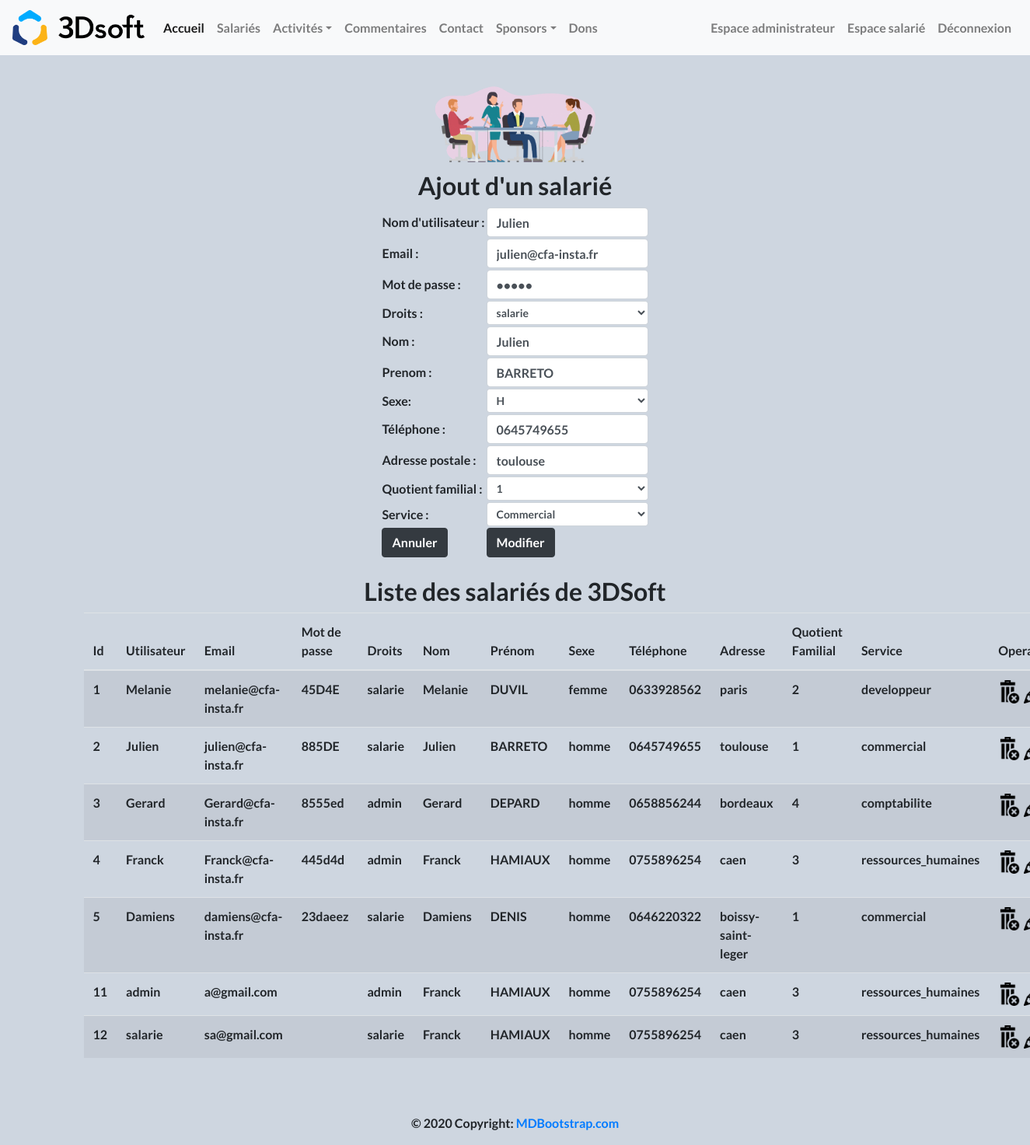
Page /index.php?page=2&action=edit&idutilisateur=2 (signed in) on the committed database.
### tables this page shows
CREATE TABLE utilisateur(
        idutilisateur Int  Auto_increment  NOT NULL ,
        username      Varchar (20),
        password      Varchar (20),
        email         Varchar (40),
		droits        Enum("salarie", "admin", "sponsor") NOT NULL,
		PRIMARY KEY (idutilisateur)
);

CREATE TABLE salarie(
        idutilisateur Int NOT NULL ,
        nom           Varchar (20),
        prenom        Varchar (20),
        tel           Varchar (15),
        adresse       Varchar (80),
        quotient_fam  Enum ("1","2","3","4","5"),
        service       Enum ("comptabilite","developpeur","commercial","ressources_humaines"),
        sexe          Enum ("homme","femme"),
		FOREIGN KEY (idutilisateur) REFERENCES utilisateur(idutilisateur)
);

### modele/modele.class.php (called while the page is built, shortened)
<?php
	class Modele {
		private $unPdo , $uneTable;
		public function   __construct ($serveur, $bdd, $user, $mdp)
		{
			$this->unPdo =null;
			try {
				$this->unPdo = new PDO ("mysql:host=".$serveur.";dbname=".$bdd, $user, $mdp);
			}
			catch (PDOException $exp){
				echo "Erreur de connexion au serveur : ".$serveur."/".$bdd ;
			}
			$this->unPdo->setAttribute( PDO::ATTR_ERRMODE, PDO::ERRMODE_WARNING );
		}
		public function setTable ($uneTable)
		{
			$this->uneTable = $uneTable;
		}
		public function selectWhere ($tab)
		{
			if ($this->unPdo != null){
				$listeChamps = array();
				$donnees =array();
				foreach ($tab as $cle => $valeur) {
					$listeChamps[] = $cle." = ".":".$cle ;
					$donnees[":".$cle] = $valeur;
				}
				$chaineChamps = implode(" and ", $listeChamps);
				$requete = "select * from   ".$this->uneTable. " where ".$chaineChamps.";" ;
				$select = $this->unPdo->prepare ($requete);
				$select->execute ($donnees);
				return $select->fetch();
			}
			else
			{
				return null;
			}
		}
	}
?>

### controleur/controleur.class.php (called while the page is built, shortened)
<?php
	require_once ("modele/modele.class.php");
	class Controleur {
		private $unModele ;
		public function   __construct ($serveur, $bdd, $user, $mdp){
			$this->unModele = new Modele ($serveur, $bdd, $user, $mdp);
		}
		public function setTable ($uneTable)
		{
			$this->unModele->setTable($uneTable);
		}
		public function selectWhere ($tab)
		{
			return $this->unModele->selectWhere($tab);
		}
	}
?>

### vue/vue_insert_salarie.php (the view, shortened to what this page needs)
<h2> Ajout d'un salarié </h2>
<form method ="post" action ="">
	<table>
        <tr>
			<td> Nom d'utilisateur : </td>
			<td> <input type="text" class="form-control" required="required" name="username" value ="<?php echo ($lUtilisateur!=null) ? $lUtilisateur['username']:""; ?>" ></td>
		</tr>
        <tr>
			<td> Email : </td>
			<td> <input type="text" class="form-control" required="required" name="email" value ="<?php echo ($lUtilisateur!=null) ? $lUtilisateur['email']:""; ?>" ></td>
		</tr>
        <tr>
			<td> Mot de passe : </td>
			<td> <input type="password" class="form-control" required="required" name="password" value ="<?php echo ($lUtilisateur!=null) ? $lUtilisateur['password']:""; ?>" ></td>
		</tr>
		<tr>
			<td> Droits : </td>
			<td>
				<select name='droits' class="form-control form-control-sm">
					<?php
						if ($lUtilisateur == null) {
							echo "<option value='salarie'>salarie</option>
								  <option value='admin'>admin</option>";
						} else if ($lUtilisateur['droits'] == "salarie") {
							echo "<option value='salarie' selected>salarie</option>
								  <option value='admin'>admin</option>";
						} else if ($lUtilisateur['droits'] == "admin") {
							echo "<option value='salarie' selected>salarie</option>
								  <option value='admin' selected>admin</option>";
						}
					?>
				</select>
			</td>
		</tr>
		<tr>
			<td> Nom : </td>
			<td> <input type="text" class="form-control" required="required" name="nom" value ="<?php echo ($leSalarie!=null) ? $leSalarie['nom']:""; ?>" ></td>
		</tr>
        <tr>
			<td> Prenom : </td>
			<td> <input type="text" class="form-control" required="required" name="prenom" value ="<?php echo ($leSalarie!=null) ? $leSalarie['prenom']:""; ?>" ></td>
		</tr>
        <tr>
			<td> Sexe: </td>
			<td>
                <select name='sexe' class="form-control form-control-sm">
					<?php
						if ($leSalarie == null) {
							echo "<option value='homme'>H</option>
								  <option value='femme'>F</option>";
						} else if ($leSalarie['sexe'] == "homme") {
							echo "<option value='homme' selected>H</option>
								  <option value='femme'>F</option>";
						} else if ($leSalarie['sexe'] == "femme") {
							echo "<option value='homme'>H</option>
								  <option value='femme' selected>F</option>";
						}
					?>
                </select>
            </td>
		</tr>
        <tr>
			<td> Téléphone :</td>
			<td> <input type="text" class="form-control" required="required" name="tel"  value ="<?php echo ($leSalarie!=null) ? $leSalarie['tel']:""; ?>">  </td>
		</tr>
		<tr>
			<td>Adresse postale : </td>
			<td> <input type="text" class="form-control" required="required" name="adresse" value ="<?php echo ($leSalarie!=null) ? $leSalarie['adresse']:""; ?>">  </td>
		</tr>
        <tr>
			<td> Quotient familial : </td>
			<td>
                <select name='quotient_fam' class="form-control form-control-sm">
					<?php
						if ($leSalarie == null) {
							echo "<option value='1'>1</option>
								  <option value='2'>2</option>
								  <option value='3'>3</option>
								  <option value='4'>4</option>
								  <option value='5'>5</option>";
						} else if ($leSalarie['quotient_fam'] == "1") {
							echo "<option value='1' selected>1</option>
								  <option value='2'>2</option>
								  <option value='3'>3</option>
								  <option value='4'>4</option>
								  <option value='5'>5</option>";
						} else if ($leSalarie['quotient_fam'] == "2") {
							echo "<option value='1'>1</option>
								  <option value='2' selected>2</option>
								  <option value='3'>3</option>
								  <option value='4'>4</option>
								  <option value='5'>5</option>";
						} else if ($leSalarie['quotient_fam'] == "3") {
							echo "<option value='1'>1</option>
								  <option value='2'>2</option>
								  <option value='3' selected>3</option>
								  <option value='4'>4</option>
								  <option value='5'>5</option>";
						} else if ($leSalarie['quotient_fam'] == "4") {
							echo "<option value='1'>1</option>
								  <option value='2'>2</option>
								  <option value='3'>3</option>
								  <option value='4' selected>4</option>
								  <option value='5'>5</option>";
						} else if ($leSalarie['quotient_fam'] == "5") {
							echo "<option value='1'>1</option>
								  <option value='2'>2</option>
								  <option value='3'>3</option>
								  <option value='4'>4</option>
								  <option value='5' selected>5</option>";
						}
					?>
			    </select>
        </td>
		</tr>
		<tr>
			<td> Service : </td>
			<td>
				<select name='service' class="form-control form-control-sm">
						<?php
							if ($leSalarie == null) {
								echo "<option value='comptabilite'>Comptabilité</option>
									  <option value='developpeur'>Développeur</option>
									  <option value='commercial'>Commercial</option>
									  <option value='ressources_humaines'>Ressources humaines</option>";
							} else if ($leSalarie['service'] == "comptabilite") {
								echo "<option value='comptabilite' selected>Comptabilité</option>
									  <option value='developpeur'>Développeur</option>
									  <option value='commercial'>Commercial</option>
									  <option value='ressources_humaines'>Ressources humaines</option>";
							} else if ($leSalarie['service'] == "developpeur") {
								echo "<option value='comptabilite'>Comptabilité</option>
									  <option value='developpeur' selected>Développeur</option>
									  <option value='commercial'>Commercial</option>
									  <option value='ressources_humaines'>Ressources humaines</option>";
							} else if ($leSalarie['service'] == "commercial") {
								echo "<option value='comptabilite'>Comptabilité</option>
									  <option value='developpeur'>Développeur</option>
									  <option value='commercial' selected>Commercial</option>
									  <option value='ressources_humaines'>Ressources humaines</option>";
							} else if ($leSalarie['service'] == "ressources_humaines") {
								echo "<option value='comptabilite'>Comptabilité</option>
									  <option value='developpeur'>Développeur</option>
									  <option value='commercial'>Commercial</option>
									  <option value='ressources_humaines' selected>Ressources humaines</option>";
							}
						?>
					</select>
            </td>
		</tr>
		<td>  <input type="reset" class='btn btn-dark' name="annnuler" value ="Annuler"></td>
		<td> <input type="submit"
			<?php echo ($leSalarie!=null) ? " class='btn btn-dark' name='modifier' value='Modifier' " : " class='btn btn-dark' name='valider' value='Valider' "; ?>
			>
	</table>
</form>

### rows in the picture
utilisateur: username "Julien", email "julien@cfa-insta.fr", droits "salarie"
salarie: nom "Julien", prenom "BARRETO", sexe "H", tel "0645749655", adresse "toulouse", quotient_fam "1", service "Commercial"

### other values in the picture
$unUtilisateurSalarie['idutilisateur'] "1"
$unUtilisateurSalarie['username'] "Melanie"
$unUtilisateurSalarie['email'] "melanie@cfa-insta.fr"
$unUtilisateurSalarie['password'] "45D4E"
$unUtilisateurSalarie['droits'] "salarie"
$unUtilisateurSalarie['nom'] "Melanie"
$unUtilisateurSalarie['prenom'] "DUVIL"
$unUtilisateurSalarie['sexe'] "femme"
$unUtilisateurSalarie['tel'] "0633928562"
$unUtilisateurSalarie['adresse'] "paris"
$unUtilisateurSalarie['quotient_fam'] "2"
$unUtilisateurSalarie['service'] "developpeur"
$unUtilisateurSalarie['idutilisateur'] "2"
$unUtilisateurSalarie['username'] "Julien"
$unUtilisateurSalarie['email'] "julien@cfa-insta.fr"
